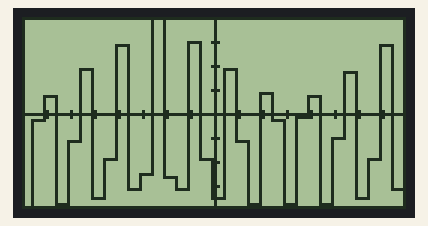
Simulated run of this sketch. Board: Arduino Uno, built with avr-gcc and run on an emulated ATmega328P. Parts: 128×64 one-colour display.

Above: at 0.4 s.

The sketch:

Osciloscopio.ino
```cpp
#include <U8glib.h>
U8GLIB_ST7920_128X64 u8g(13, 11, 12, U8G_PIN_NONE);

int x, y; int Buffer[128];

void setup( )
{
  Serial.begin(9600);
}
void loop( )
{
  int valor = 63;
  for (x = 0; x < 128; x++)
  {
    //Buffer[x] = 63 - (analogRead(A0) >> 4);   // Valor de lectura UTILIZAR ESTE


    Buffer[x] =  abs(63 * cos(x >> 2));    // Valor de prueba BORRAR

    //Serial.println(Buffer[x]);
  }
  u8g.firstPage();
  do
  {
    for (x = 0; x < 127; x++)
    {
      u8g.drawLine(x, Buffer[x], x, Buffer[x + 1]);
    }
    u8g.drawLine(64, 0, 64, 63);
    u8g.drawLine(0, 32, 128, 32);
    for (x = 0; x < 128; x += 8)
    {
      u8g.drawLine(x, 31, x, 33);
    }
    for (x = 0; x < 64; x += 8)
    {
      u8g.drawLine(63, x, 65, x);
    }
    u8g.drawFrame(0, 0, 128, 64);
  }
  while ( u8g.nextPage( ));
  delay(200);
}
```
